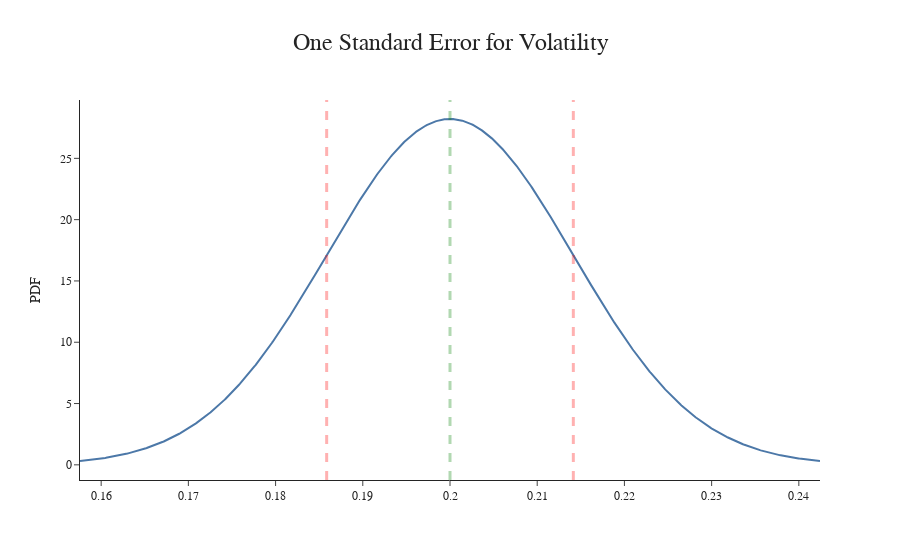

Source (notebook cell):
### Code cell
import numpy as np
import matplotlib.pyplot as plt
from scipy.stats import norm

mean = 0.2  
std_dev = mean/np.sqrt(2*100) 
x = np.linspace(mean - 3 * std_dev, mean + 3 * std_dev, 1000)
pdf = norm.pdf(x, loc=mean, scale=std_dev)

# Plot Estimator
fig = go.Figure()
fig.add_trace(go.Scatter(x=x, y=pdf, mode='lines', name=f'Mean={mean}, Std Dev={std_dev}'))
fig.add_vline(x=vol, line_width=3, line_dash="dash", line_color="green")
fig.add_vline(x=ub_vol, line_width=3, line_dash="dash", line_color="red")
fig.add_vline(x=lb_vol, line_width=3, line_dash="dash", line_color="red")

fig.update_layout(
    title='One Standard Error for Volatility',
    xaxis_title='',
    yaxis_title='PDF',
    legend=dict(x=0.7, y=0.9),
)
fig.show()

### Figure 1 — Plotly figure (JSON) as saved in the notebook; plotly's stock layout.template omitted (floating-point values rounded to 4 significant figures; data arrays with more than 128 entries replaced by an {"elided": "..."} marker saying what was removed)
{"data": [{"mode": "lines", "name": "Mean=0.2, Std Dev=0.01414213562373095", "type": "scatter", "x": {"elided": "1000 float values"}, "y": {"elided": "1000 float values"}}], "layout": {"legend": {"x": 0.7, "y": 0.9}, "shapes": [{"line": {"color": "green", "dash": "dash", "width": 3}, "type": "line", "x0": 0.2, "x1": 0.2, "xref": "x", "y0": 0, "y1": 1, "yref": "y domain"}, {"line": {"color": "red", "dash": "dash", "width": 3}, "type": "line", "x0": 0.2141, "x1": 0.2141, "xref": "x", "y0": 0, "y1": 1, "yref": "y domain"}, {"line": {"color": "red", "dash": "dash", "width": 3}, "type": "line", "x0": 0.1859, "x1": 0.1859, "xref": "x", "y0": 0, "y1": 1, "yref": "y domain"}], "title": {"text": "One Standard Error for Volatility"}, "xaxis": {"title": {"text": ""}}, "yaxis": {"title": {"text": "PDF"}}}}
